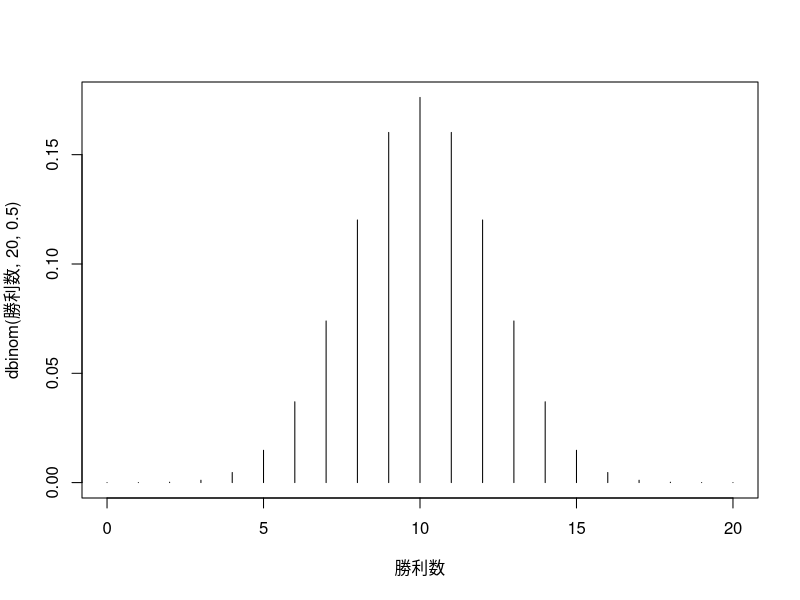

The R source for this figure:

# 12.2.1 Rで分析してみよう --------------------------------------------------------

dbinom(17, 20, 0.5)

勝利数 <- 0:20

dbinom(勝利数, 20, 0.5)

plot(勝利数, dbinom(勝利数, 20, 0.5), type="h")

pbinom(勝利数, 20, 0.5)

round(1.23456, digit=4)

round(pbinom(勝利数, 20, 0.5), 4)

pbinom(16, 20, 0.5)
pbinom(16, 20, 0.5, lower.tail=FALSE)
1 - pbinom(16, 20, 0.5)


pbinom(16, 20, 0.5) + pbinom(16, 20, 0.5, lower.tail=FALSE)

的中回数 <- 0:10
round(pbinom(的中回数, 10, 1/3), 4)
